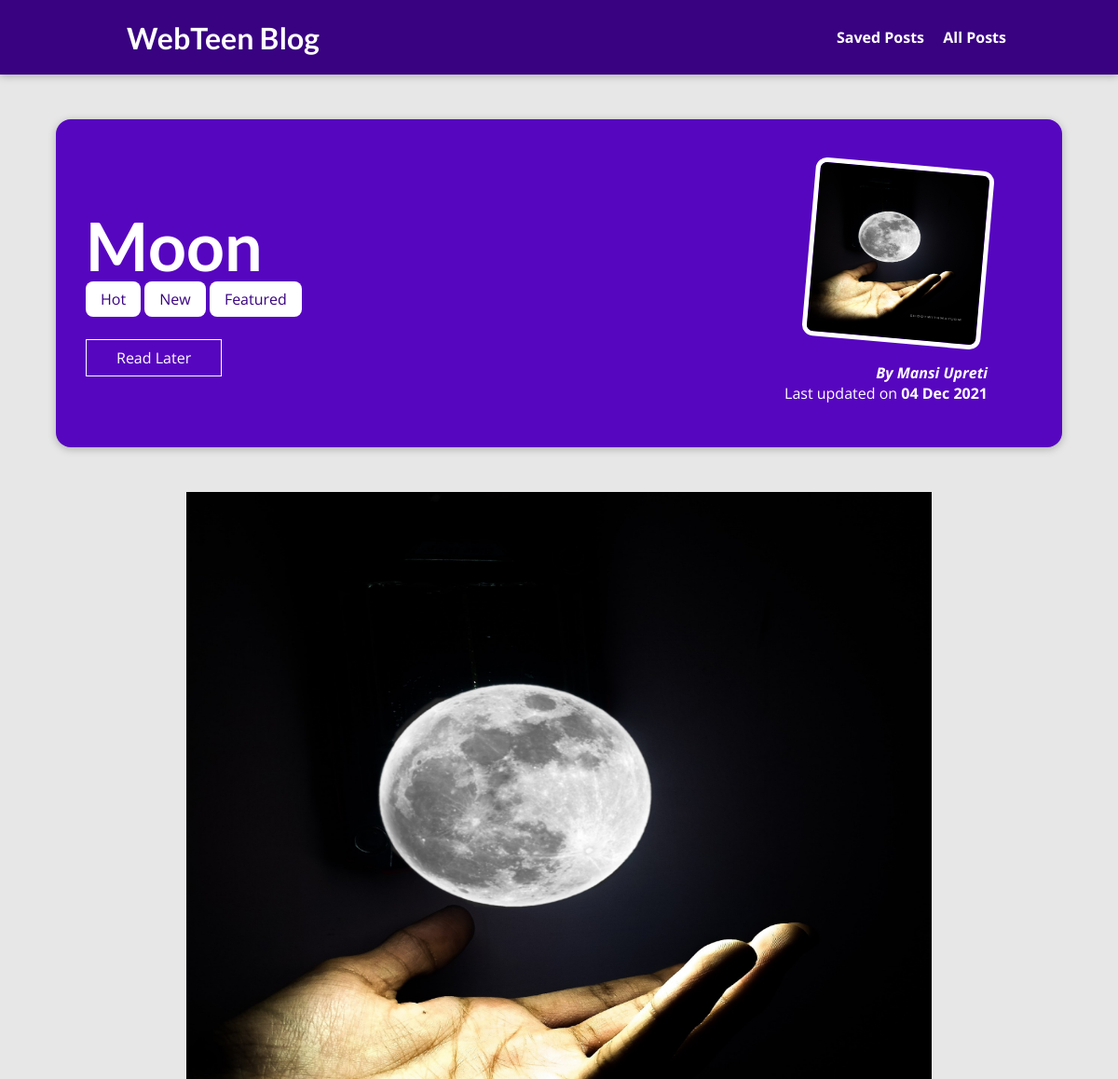
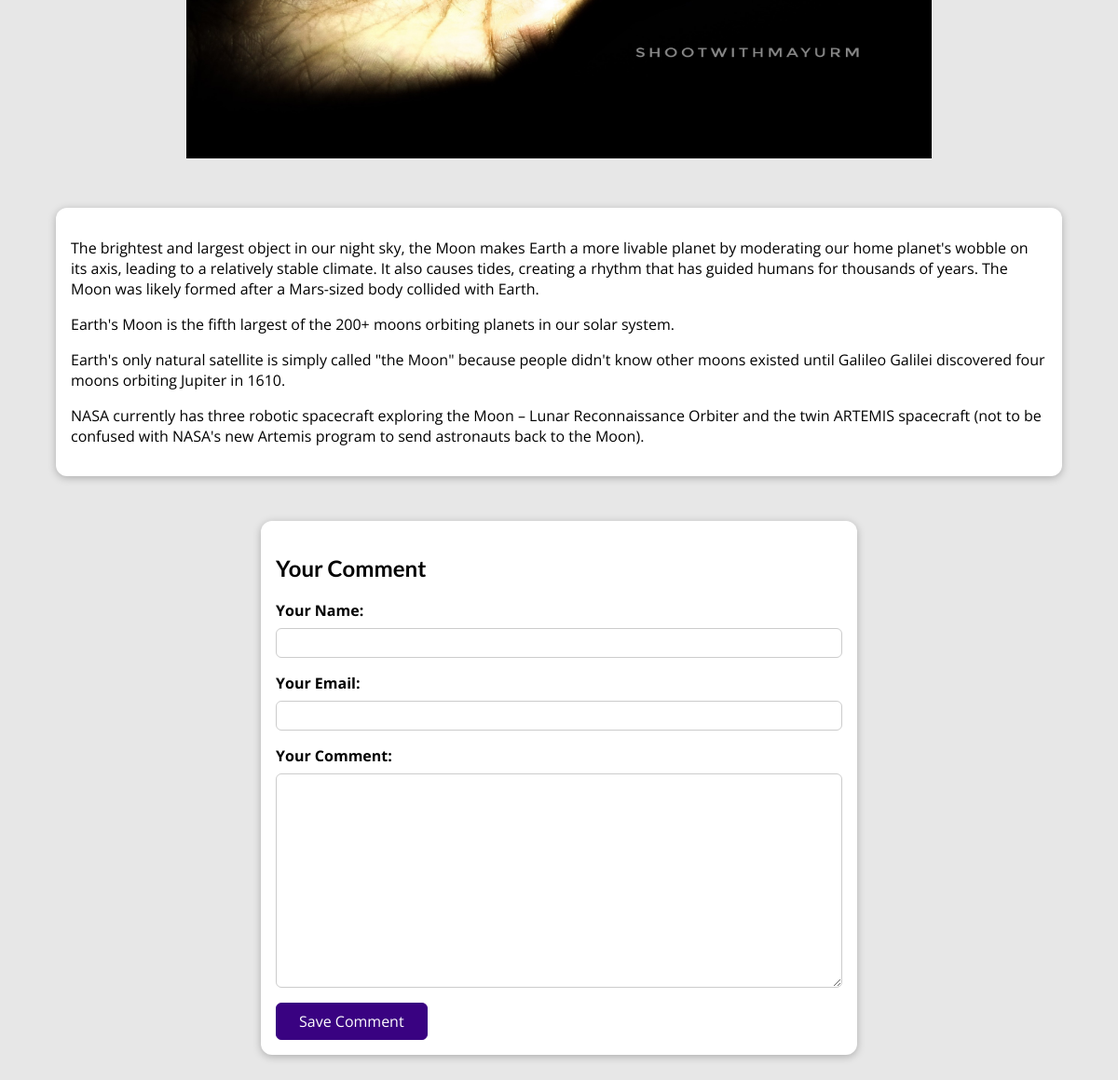
Page /posts/moon on the committed database (2 pictures, top to bottom).
### blog/models.py (models this page shows, shortened)
class Post(models.Model):
    title = models.CharField(max_length=150)
    excerpt = models.CharField(max_length=200)
    image = models.ImageField(upload_to="posts", null=True)
    date = models.DateField(auto_now=True)
    slug = models.SlugField(unique=True, db_index=True)
    content = models.TextField(validators=[MinLengthValidator(10)])
    author = models.ForeignKey(
        Author, on_delete=models.SET_NULL, null=True, related_name="posts")
    tags = models.ManyToManyField(Tag)

class Tag(models.Model):
    caption = models.CharField(max_length=20)

class Author(models.Model):
    first_name = models.CharField(max_length=100)
    last_name = models.CharField(max_length=100)
    email_address = models.EmailField()
    def full_name(self):
        return f"{self.first_name} {self.last_name}"
    def __str__(self):
        return self.full_name()

### blog/views.py (the view, shortened to what this page needs)
# urls.py: path("posts/<slug:slug>", views.SinglePostView.as_view(),
class SinglePostView(View):
    def stored_for_later(self, request, post_id):
          stored_posts = request.session.get("stored_posts")
          if stored_posts is not None:
                is_saved_for_later = post_id in stored_posts
          else:
                is_saved_for_later = False
          return is_saved_for_later
    def get(self, request, slug):
        post = Post.objects.get(slug=slug)
        context = {
          "post": post,
          "post_tags": post.tags.all(),
          "comment_form": CommentForm(),
          "comments": post.comments.all().order_by("-id"),
          "is_saved" : self.stored_for_later(request,post.id)
        }
        return render(request, "blog/post-detail.html", context)

### blog/forms.py
class CommentForm(forms.ModelForm):
    class Meta:
        model = Comment
        exclude = ["post"]
        labels = {
          "user_name": "Your Name",
          "user_email": "Your Email",
          "text": "Your Comment"
        }

### blog/templates/blog/post-detail.html (shortened to what this page needs)
{% extends "base.html" %}
{% load static %}
{% block css_files %}
<link rel="stylesheet" href="{% static "blog/post-detail.css" %}" />
{% endblock %}
{% block content %}
<section id="summary">
  <h2>{{ post.title }}</h2>
  <div>
    {% for tag in post_tags %}
      <span class="tag">{{ tag.caption }}</span>
    {% endfor %}
  </div>
  <div id="read-later">
    <form action="/read-later" method="POST">
    {% if is_saved %}
      <button>Remove</button>
    {% else %}
      <button>Read Later</button>
    {% endif %}
    </form>
  </div>
  <article>
    <img src="{{ post.image.url }}" alt="{{ post.title }}" />
    <address>By <a href="mailto:{{ post.author.email_address }}">{{ post.author }}</a></address>
    <div>Last updated on <time>{{ post.date|date:"d M Y" }}</time></div>
  </article>
</section>
<div class="post-image" style="text-align:center;"> <img src="{{ post.image.url }}" width="800px" height="800px"> </div>
<main>
  {{ post.content|linebreaks }}
</main>
<section id="comment-form">
  <h2>Your Comment</h2>
  <form action="{% url "post-detail-page" post.slug %}" method="POST">
    {% for form_field in comment_form %}
      <div class="form-control {% if form_field.errors %}invalid{% endif %} ">
        {{ form_field.label_tag }}
        {{ form_field }}
      </div>
    {% endfor %}
    <button>Save Comment</button>
  </form>
</section>
{% endblock %}

### static/app.css (style rules this page uses)
* { box-sizing: border-box; }
html { font-family: 'Open Sans', 'Lato', sans-serif; }
body { margin: 0; }
h1, h2, h3 { font-family: 'Lato', sans-serif; font-weight: bold; }

### blog/static/blog/post-detail.css (style rules this page uses)
body { background-color: #e7e7e7; }
#summary { margin: 8rem auto 3rem auto; padding: 2rem; width: 90%; max-width: 90rem; border-radius: 16px; background-color: #5706c0; position: relative; box-shadow: 0 2px 8px rgba(0, 0, 0, 0.25); height: 22rem; }
#summary h2 { color: white; font-size: 4.5rem; margin-bottom: 0.25rem; }
#summary article { position: absolute; top: 2rem; right: 3rem; padding: 1rem 2rem; border-radius: 12px; text-align: right; color: white; }
#summary article img { width: 12rem; height: 12rem; border-radius: 12px; transform: rotateZ(5deg); border: 5px solid white; margin-bottom: 1rem; }
#summary address { font-weight: bold; }
#summary a { color: white; text-decoration: none; }
#summary time { font-weight: bold; }
main { width: 90%; max-width: 90rem; margin: 3rem auto; background-color: white; padding: 1rem; border-radius: 12px; box-shadow: 0 2px 8px rgba(0, 0, 0, 0.25); }
.tag { background-color: white; color: #390281; padding: 0.5rem 1rem; border-radius: 8px; }
#read-later { margin-top: 2rem; }
#read-later button { background-color: transparent; color: white; padding: 0.5rem 2rem; border: 1px solid white; cursor: pointer; font: inherit; }
#comment-form { margin: 3rem auto; width: 90%; max-width: 40rem; border-radius: 12px; background-color: white; box-shadow: 0 2px 8px rgba(0, 0, 0, 0.25); padding: 1rem; }
#comment-form button { font: inherit; background-color: #390281; color: white; border: 1px solid #390281; padding: 0.5rem 1.5rem; border-radius: 6px; cursor: pointer; }
.form-control { margin-bottom: 1rem; }
.form-control label { font-weight: bold; margin-bottom: 0.5rem; display: block; }
.form-control input, .form-control textarea { display: block; width: 100%; font: inherit; padding: 0.25rem; border-radius: 6px; border: 1px solid #ccc; }

### rows in the picture
Post: title "Moon", image (picture), author "Mansi Upreti", date "04 Dec 2021", content "The brightest and largest object in our night sky, the Moon makes Earth a more livable planet by moderating our home planet's wobble on its axis, leading to a relatively stable climate. It also causes tides, creating a rhythm that has guided humans for thousands of years. The Moon was likely formed after a Mars-sized body collided with Earth. Earth's Moon is the fifth largest of the 200+ moons orbiting planets in our solar system. Earth's only natural satellite is simply called \"the Moon\" because people didn't know other moons existed until Galileo Galilei discovered four moons orbiting Jupiter in 1610. NASA currently has three robotic spacecraft exploring the Moon – Lunar Reconnaissance…"
Tag: caption "Hot"
Tag: caption "New"
Tag: caption "Featured"
